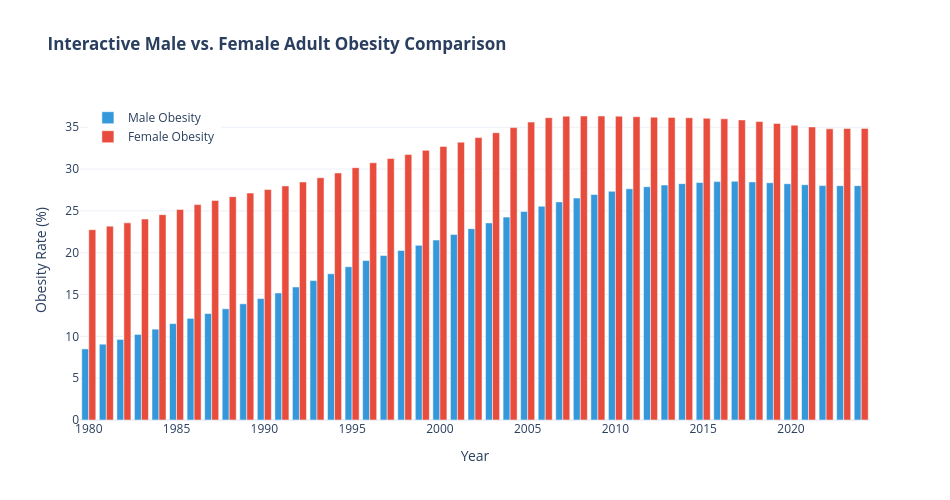

Notebook cell for this chart:
### Markdown cell above
### <font color="dark brown"> <u> 12. Interactive Gender Disparity Comparison (Plotly Grouped Bar)</u></font>
An interactive Plotly visualization comparing adult overweight vs. obesity across males and females over time. It allows users to hover over individual bars to compare male vs. female prevalence directly side-by-side.

### Code cell
import plotly.graph_objects as go

# Filter for adult gender-specific data
gender_comparison = df[(df['demographic_group'].isin(['male', 'female'])) & 
                        (df['indicator_code'] == 'NCD_BMI_30C')].dropna()

fig = go.Figure()

# Add Male Trace
fig.add_trace(go.Bar(
    x=gender_comparison[gender_comparison['demographic_group'] == 'male']['year'],
    y=gender_comparison[gender_comparison['demographic_group'] == 'male']['value_percentage'],
    name='Male Obesity',
    marker_color='#3498db'
))

# Add Female Trace
fig.add_trace(go.Bar(
    x=gender_comparison[gender_comparison['demographic_group'] == 'female']['year'],
    y=gender_comparison[gender_comparison['demographic_group'] == 'female']['value_percentage'],
    name='Female Obesity',
    marker_color='#e74c3c'
))

fig.update_layout(
    title='<b>Interactive Male vs. Female Adult Obesity Comparison</b>',
    xaxis_title='Year',
    yaxis_title='Obesity Rate (%)',
    barmode='group',
    template='plotly_white',
    width=950,
    height=500,
    legend=dict(yanchor="top", y=0.99, xanchor="left", x=0.01)
)

fig.show()

### Figure 1 — Plotly figure (JSON) as saved in the notebook; plotly's stock layout.template omitted (floating-point values rounded to 4 significant figures)
{"data": [{"marker": {"color": "#3498db"}, "name": "Male Obesity", "type": "bar", "x": [1980, 1981, 1982, 1983, 1984, 1986, 1987, 1988, 1989, 2023, 2024, 1985, 1999, 1998, 1992, 2002, 2008, 2005, 2018, 1990, 1991, 2016, 1994, 2000, 2013, 2014, 2003, 2010, 2011, 2001, 2009, 2004, 2020, 2022, 2015, 1996, 2006, 2012, 2019, 1997, 2017, 2007, 1995, 2021, 1993], "y": [8.502, 9.062, 9.635, 10.23, 10.86, 12.15, 12.73, 13.3, 13.89, 28.02, 28.02, 11.52, 20.88, 20.27, 15.91, 22.88, 26.53, 24.94, 28.47, 14.52, 15.19, 28.5, 17.48, 21.52, 28.09, 28.26, 23.57, 27.34, 27.64, 22.19, 26.96, 24.26, 28.25, 28.03, 28.39, 19.06, 25.56, 27.89, 28.36, 19.67, 28.53, 26.08, 18.33, 28.14, 16.67]}, {"marker": {"color": "#e74c3c"}, "name": "Female Obesity", "type": "bar", "x": [1980, 1981, 1982, 1983, 1984, 1986, 1987, 1988, 1989, 2023, 2024, 1985, 2021, 2008, 1997, 2001, 1995, 1990, 1994, 2000, 2014, 2013, 1996, 2010, 2002, 2019, 1992, 2016, 2018, 2003, 2022, 2004, 2017, 2011, 1991, 2007, 1993, 2012, 2009, 2015, 2006, 2020, 1998, 2005, 1999], "y": [22.76, 23.18, 23.57, 24.02, 24.55, 25.75, 26.25, 26.71, 27.13, 34.85, 34.87, 25.16, 35.04, 36.34, 31.26, 33.22, 30.17, 27.55, 29.54, 32.71, 36.14, 36.17, 30.75, 36.32, 33.76, 35.46, 28.46, 36.01, 35.68, 34.34, 34.81, 34.96, 35.88, 36.26, 27.99, 36.33, 28.97, 36.2, 36.35, 36.08, 36.15, 35.25, 31.76, 35.62, 32.24]}], "layout": {"barmode": "group", "height": 500, "legend": {"x": 0.01, "xanchor": "left", "y": 0.99, "yanchor": "top"}, "title": {"text": "<b>Interactive Male vs. Female Adult Obesity Comparison</b>"}, "width": 950, "xaxis": {"title": {"text": "Year"}}, "yaxis": {"title": {"text": "Obesity Rate (%)"}}}}
